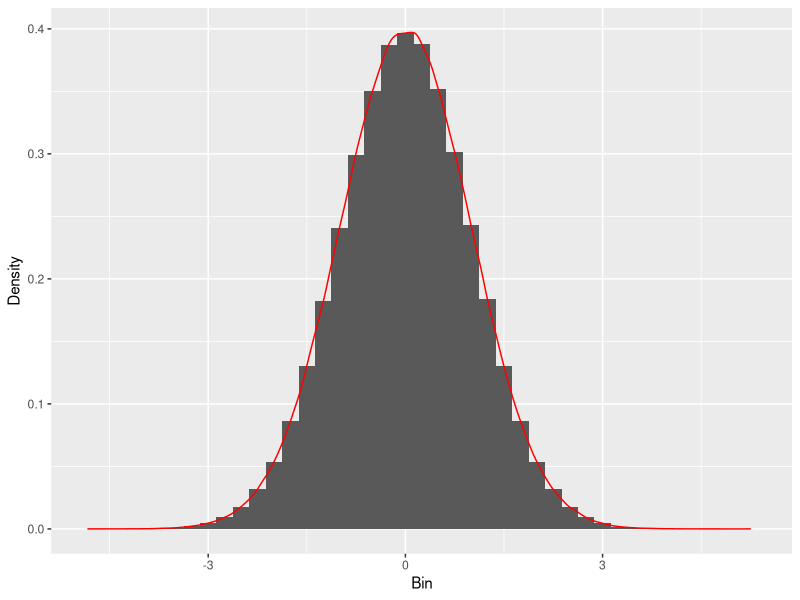

Here is the R script that generated this plot:
library(ggplot2)

my_data <- data.frame(vals = rnorm(1000000))

ggplot(data=my_data,aes(vals)) + 
  geom_histogram(aes(y=..density..),binwidth=0.25) + 
  geom_density(color="red") +
  labs(x="Bin",y="Density")